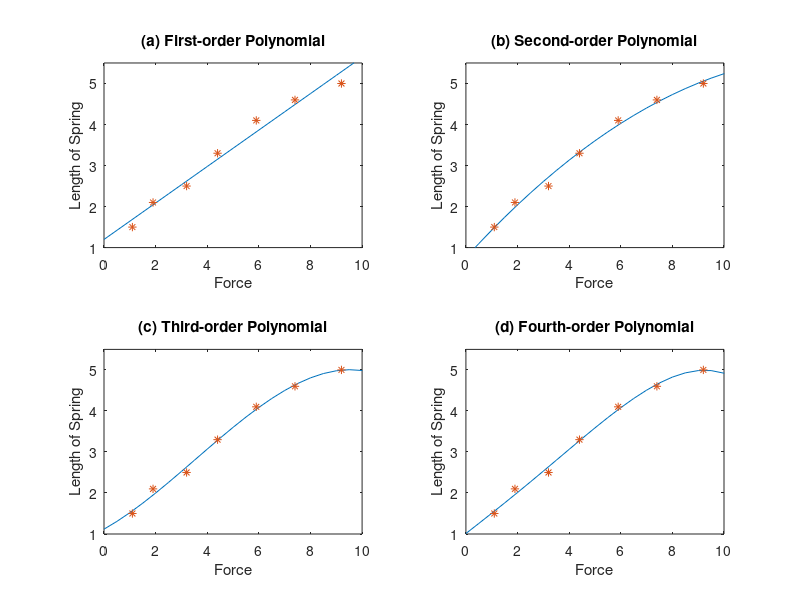

Write the MATLAB code that produced this figure.
% Illustration of polynomial fitting
% J.-S. Roger Jang 1993

force = [1.1; 1.9; 3.2; 4.4; 5.9; 7.4; 9.2];
leng  = [1.5; 2.1; 2.5; 3.3; 4.1; 4.6; 5.0];
x = (0:0.5:11)';
coef1 = polyfit(force, leng, 1);
coef2 = polyfit(force, leng, 2);
coef3 = polyfit(force, leng, 3);
coef4 = polyfit(force, leng, 4);
y1 = polyval(coef1, x);
y2 = polyval(coef2, x);
y3 = polyval(coef3, x);
y4 = polyval(coef4, x);

subplot(221);
plot(x, y1, '-', force, leng, '*');
axis([0 10 1 5.5]);
xlabel('Force'); ylabel('Length of Spring');
title('(a) First-order Polynomial');

subplot(222);
plot(x, y2, '-', force, leng, '*');
axis([0 10 1 5.5]);
xlabel('Force'); ylabel('Length of Spring');
title('(b) Second-order Polynomial');

subplot(223);
plot(x, y3, '-', force, leng, '*');
axis([0 10 1 5.5]);
xlabel('Force'); ylabel('Length of Spring');
title('(c) Third-order Polynomial');

subplot(224);
plot(x, y4, '-', force, leng, '*');
axis([0 10 1 5.5]);
xlabel('Force'); ylabel('Length of Spring');
title('(d) Fourth-order Polynomial');
